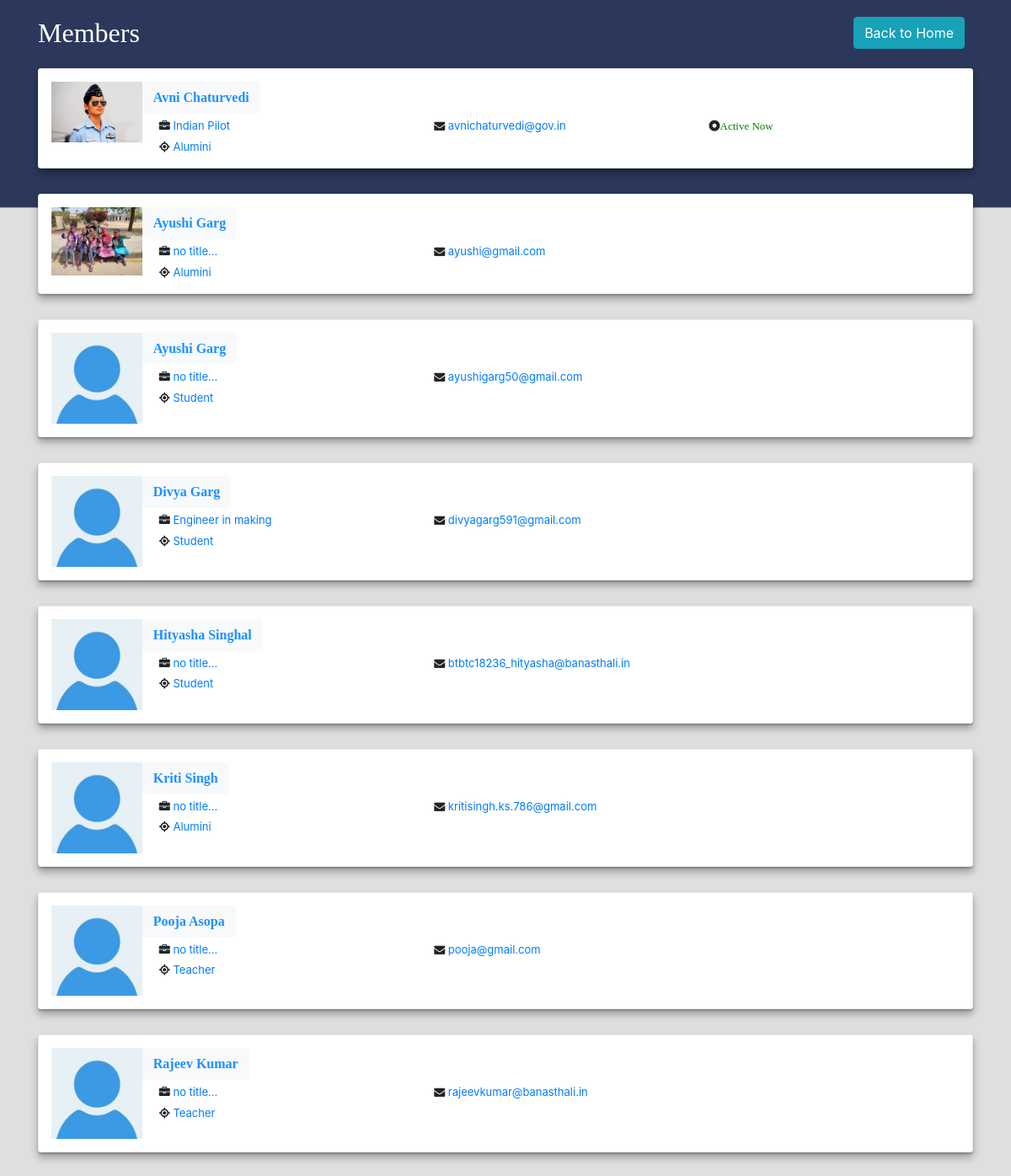
Page /contacts (signed in) on the committed database.
### myapp/models.py (models this page shows, shortened)
class Profile(models.Model):
    Pr_name= models.CharField(max_length=200, blank=True)
    Pr_id = models.ForeignKey(user, on_delete=models.CASCADE)
    Pr_title = models.TextField(default="no title...", max_length=300)
    Pr_about = models.TextField(default="no description...", max_length=500)
    Pr_img = models.ImageField(default='static/profile_images/avatar.png', upload_to='static/profile_images/')
    def __str__(self):
        return (str)(self.Pr_id)

class user(models.Model):
    uid=models.CharField(max_length=10,blank=False, primary_key=True)
    urole=models.CharField(max_length=10,blank=False)
    uname=models.CharField(max_length=50,blank=False)
    uemail=models.CharField(max_length=70,blank=False)
    utime=models.DateTimeField(auto_now_add=True)
    upswd=models.CharField(max_length=20,blank=False)
    ucpswd=models.CharField(max_length=20,blank=False)
    def __str__(self):
        return self.uid

class active(models.Model):
    aid=models.CharField(primary_key=True,max_length=10)
    atime=models.DateTimeField(auto_now_add=True)

### myapp/views.py (the view)
# urls.py: path('contacts',views.contacts,name='contacts'),
def contacts(request):
    curr=request.session['id']
    data2=user.objects.exclude(uid=curr).order_by("uname")
    data5=Profile.objects.exclude(Pr_id=curr).order_by("Pr_name")
    print(data5)
    print(data2)
    data1=active.objects.exclude(aid=curr).only("aid")
    data4=[]
    for k in data1:
        data4.append(k.aid)
    print("Data4")
    print(data4)
    context= {
                'msg1': data1,
                'msg2': data2,
                'msg3': data4,
                'msg4': data5,
             }
    return render(request,'contacts.html',context)

### templates/contacts.html (shortened to what this page needs)
<!DOCTYPE html>
<html>
<head>
    <link rel="stylesheet" href="https://cdnjs.cloudflare.com/ajax/libs/font-awesome/4.7.0/css/font-awesome.min.css">
    <link rel="stylesheet" href="https://maxcdn.bootstrapcdn.com/bootstrap/4.5.2/css/bootstrap.min.css">
    <link rel="stylesheet" href="https://stackpath.bootstrapcdn.com/font-awesome/4.7.0/css/font-awesome.min.css">
    <link rel="stylesheet" href="https://cdnjs.cloudflare.com/ajax/libs/font-awesome/4.7.0/css/font-awesome.min.css">
</head>
<body>
    <link href="https://maxcdn.bootstrapcdn.com/font-awesome/4.3.0/css/font-awesome.min.css" rel="stylesheet">
    <div class="container">
        <div class="row bootstrap snippets bootdeys">
            <div class="col-md-9 col-sm-7">
                <h2 style="color:white; font-family:verdana;">Members</h2>
            </div>
            <div class="col-md-3 col-sm-5">
                <a href="{% url 'home' %}" class="btn btn-info" style="float:right; margin-right:10px;">Back to Home</a>
            </div>
        </div>
        {% for j in msg2 %}
        {% for i in msg1 %}
        {% if i.aid == j.uid %}
        <div class="member-entry">
            <a href="#" class="member-img">
                {% for m in msg4 %}
                {% if forloop.counter == forloop.parentloop.parentloop.counter %}
                <img src="{{m.Pr_img}}" class="img-rounded">
                {% endif %}
                {% endfor %}
            </a>
            <div class="member-details">
                <form method="POST" action="profile_view">
                    <button type="submit" name="submit" value="{{j.uid}}" class="btn btn-light" style="color:dodgerblue; font-family: verdana;"><strong>{{j.uname}}</strong></button>
                </form>
                <div class="row info-list">
                    <div class="col-sm-4">
                        <i class="fa fa-briefcase"></i>
                        {% for m in msg4 %}
                        {% if forloop.counter == forloop.parentloop.parentloop.counter %}
                        <a href="#">{{m.Pr_title}}</a>
                        {% endif %}
                        {% endfor %}
                    </div>
                    <div class="col-sm-4">
                        <i class="fa fa-envelope"></i>
                        <a href="#">{{j.uemail}}</a>
                    </div>
                    <div class="col-sm-4">
                        <i class="fas fa-dot-circle"></i><a href="#" style="color:green; font-family:verdana;">Active Now</a>
                    </div>
                    <div class="col-sm-4">
                        <i class="fa fa-location"></i>
                        <a href="#">{{j.urole}}</a>
                    </div>
                </div>
            </div>
        </div>
        {%endif%}
        {%endfor%}
        {%endfor%}
        {% for l in msg2 %}
        {% if l.uid not in msg3 %}
        <div class="member-entry">
            <a href="#" class="member-img">
                {% for m in msg4 %}
                {% if forloop.counter == forloop.parentloop.counter %}
                <img src="{{m.Pr_img}}" class="img-rounded">
                {% endif %}
                {% endfor %}
            </a>
            <div class="member-details">
                <form method="POST" action="profile_view">
                    <button type="submit" name="submit" value="{{l.uid}}" class="btn btn-light" style="color:dodgerblue; font-family: verdana;"><strong>{{l.uname}}</strong></button>
                </form>
                <div class="row info-list">
                    <div class="col-sm-4">
                        <i class="fa fa-briefcase"></i>
                        {% for m in msg4 %}
                        {% if forloop.counter == forloop.parentloop.counter %}
                        <a href="#">{{m.Pr_title}}</a>
                        {% endif %}
                        {% endfor %}
                    </div>
                    <div class="col-sm-4">
                        <i class="fa fa-envelope"></i>
                        <a href="#">{{l.uemail}}</a>
                    </div>
                    <div class="col-sm-8">
                        <i class="fa fa-location"></i>
                        <a href="#">{{l.urole}}</a>
                    </div>
                </div>
            </div>
        </div>
        {%endif%}
        {%endfor%}
    </div>
</body>
</html>

### templates/contacts.html (style rules this page uses)
body { margin-top: 20px; background: url("static/images/Messagebg.png") no-repeat fixed center; background-size: cover; }
.member-entry { border: 1px solid #ebebeb; padding: 15px; margin-top: 15px; margin-bottom: 30px; -moz-box-shadow: 0 1.5rem 4rem rgba(22, 28, 45, 0.1); -webkit-box-shadow: 0 1.5rem 4rem rgba(22, 28, 45, 0.1); box-shadow: 1 0 1.5rem 4rem rgba(22, 28, 45, 0.1); -moz-transition: all 300ms ease-in-out; -webkit-transition: all 300ms ease-in-out; -o-transition: all 300ms ease-in-out; transition: all 300ms ease-in-out; -webkit-border-radius: 3px; -webkit-background-clip: padding-box; -moz-border-radius: 3px; -moz-background-clip: padding; border-radius: 3px; background-clip: padding-box; background: #fff; -webkit-box-shadow: 0 2px 2px 0 rgba(0,0,0,0.2),0 6px 10px 0 rgba(0,0,0,0.3); box-shadow: 0 2px 2px 0 rgba(0,0,0,0.2),0 6px 10px 0 rgba(0,0,0,0.3); }
.member-entry:before, .member-entry:after { content: " "; display: table; }
.member-entry:after { clear: both; }
.member-entry .member-img, .member-entry .member-details { float: left; }
.member-entry .member-img { position: relative; display: block; width: 10%; }
.member-entry .member-img img { width: 100%; display: block; max-width: 100%; height: auto; }
.member-entry .member-details { width: 89.9%; }
.member-entry .member-details .info-list { margin-left: 5px; }
.member-entry .member-details .info-list > div { margin-top: 5px; font-size: 13px; }
.member-entry .member-details .info-list > div a { -moz-transition: all 300ms ease-in-out; -webkit-transition: all 300ms ease-in-out; -o-transition: all 300ms ease-in-out; transition: all 300ms ease-in-out; }
.member-entry .member-details .info-list > div i { -moz-transition: all 300ms ease-in-out; -webkit-transition: all 300ms ease-in-out; -o-transition: all 300ms ease-in-out; transition: all 300ms ease-in-out; }

### rows in the picture
user: uname "Avni Chaturvedi", uemail "avnichaturvedi@gov.in", urole "Alumini"
Profile: Pr_img (picture), Pr_title "Indian Pilot"
user: uname "Ayushi Garg", uemail "ayushi@gmail.com", urole "Alumini"
Profile: Pr_img (picture), Pr_title "no title..."
user: uname "Ayushi Garg", uemail "ayushigarg50@gmail.com", urole "Student"
Profile: Pr_img (placeholder picture), Pr_title "no title..."
user: uname "Divya Garg", uemail "divyagarg591@gmail.com", urole "Student"
Profile: Pr_img (placeholder picture), Pr_title "Engineer in making"
user: uname "Hityasha Singhal", uemail "btbtc18236_hityasha@banasthali.in", urole "Student"
Profile: Pr_img (placeholder picture), Pr_title "no title..."
user: uname "Kriti Singh", uemail "kritisingh.ks.786@gmail.com", urole "Alumini"
Profile: Pr_img (placeholder picture), Pr_title "no title..."
user: uname "Pooja Asopa", uemail "pooja@gmail.com", urole "Teacher"
Profile: Pr_img (placeholder picture), Pr_title "no title..."
user: uname "Rajeev Kumar", uemail "rajeevkumar@banasthali.in", urole "Teacher"
Profile: Pr_img (placeholder picture), Pr_title "no title..."
